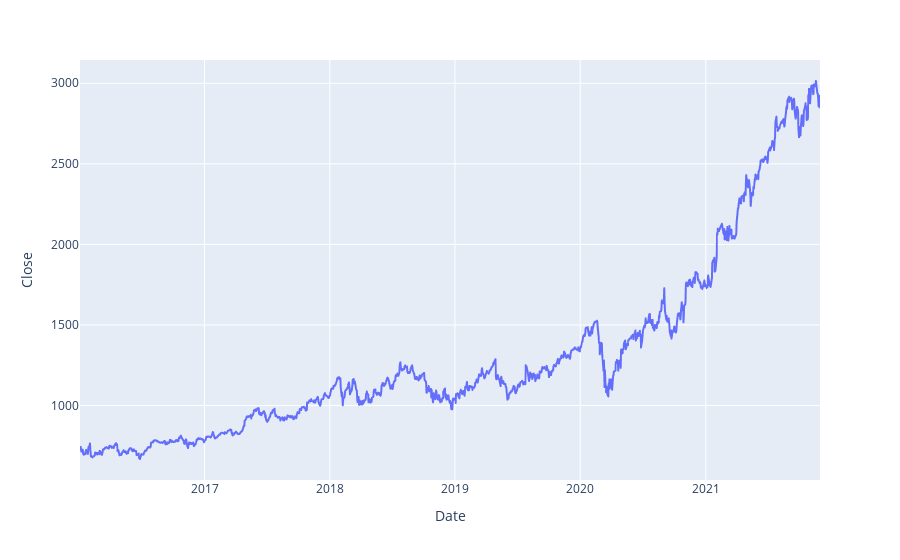

Notebook code for this chart:
### Code cell
df.plot(x='Date', y='Close')

### Figure 1 — Plotly figure (JSON) as saved in the notebook; plotly's stock layout.template omitted (floating-point values rounded to 4 significant figures; data arrays with more than 128 entries replaced by an {"elided": "..."} marker saying what was removed)
{"data": [{"hovertemplate": "Date=%{x}<br>Close=%{y}<extra></extra>", "legendgroup": "", "line": {"color": "#636efa", "dash": "solid"}, "marker": {"symbol": "circle"}, "mode": "lines", "name": "", "showlegend": false, "type": "scattergl", "x": {"elided": "1489 str values"}, "xaxis": "x", "y": {"elided": "1489 float values"}, "yaxis": "y"}], "layout": {"legend": {"tracegroupgap": 0}, "margin": {"t": 60}, "xaxis": {"anchor": "y", "domain": [0, 1], "title": {"text": "Date"}}, "yaxis": {"anchor": "x", "domain": [0, 1], "title": {"text": "Close"}}}}
